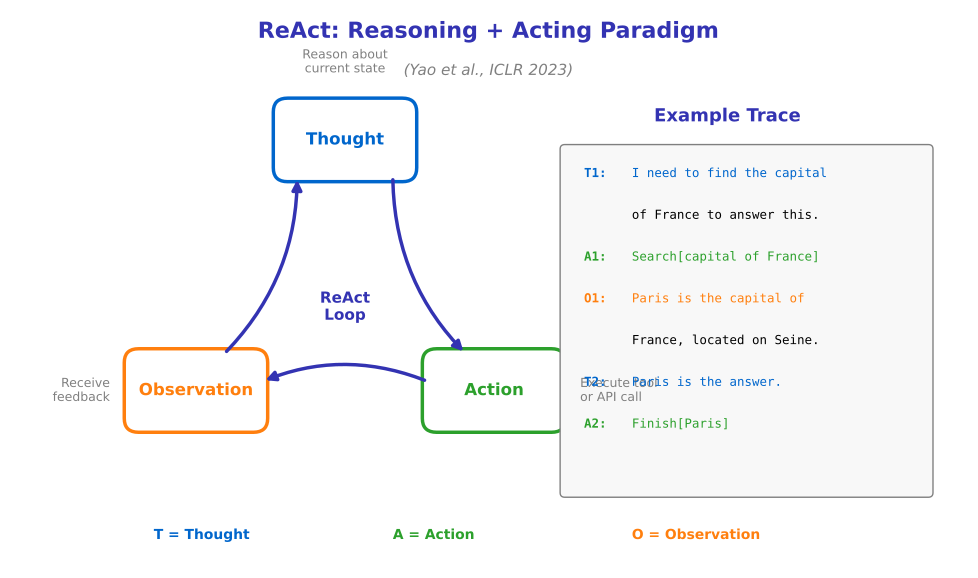

Write Python code to recreate this figure.
"""
ReAct Paradigm Cycle Visualization
Week 1 - Introduction to Agentic AI
Visualizes the Thought -> Action -> Observation loop (Yao et al., 2023)
"""

from pathlib import Path

import matplotlib.patches as mpatches
import matplotlib.pyplot as plt
import numpy as np
from matplotlib.patches import Arc, Circle, FancyArrowPatch, FancyBboxPatch

# Chart settings for Beamer slides (scaled for 70% display)
plt.rcParams.update(
    {
        "font.size": 24,
        "axes.labelsize": 24,
        "axes.titlesize": 26,
        "xtick.labelsize": 22,
        "ytick.labelsize": 22,
        "legend.fontsize": 22,
        "figure.figsize": (10, 6),
        "figure.dpi": 150,
        "font.family": "sans-serif",
    }
)

# ML Course color palette
MLPURPLE = "#3333B2"
MLLAVENDER = "#ADADE0"
MLBLUE = "#0066CC"
MLORANGE = "#FF7F0E"
MLGREEN = "#2CA02C"
MLRED = "#D62728"
MLGRAY = "#7F7F7F"

fig, ax = plt.subplots(figsize=(10, 6))
ax.set_xlim(0, 10)
ax.set_ylim(0, 6)
ax.axis("off")

# Title
ax.text(
    5,
    5.7,
    "ReAct: Reasoning + Acting Paradigm",
    fontsize=16,
    fontweight="bold",
    ha="center",
    color=MLPURPLE,
)
ax.text(5, 5.3, "(Yao et al., ICLR 2023)", fontsize=11, ha="center", color=MLGRAY, style="italic")

# ========== ReAct Cycle (circular layout) ==========
center_x, center_y = 3.5, 2.8
radius = 1.8

# Calculate positions for 3 nodes (Thought, Action, Observation)
angles = [90, 330, 210]  # degrees
positions = {}
labels = ["Thought", "Action", "Observation"]
colors = [MLBLUE, MLGREEN, MLORANGE]
descriptions = ["Reason about\ncurrent state", "Execute tool\nor API call", "Receive\nfeedback"]

for i, (label, angle, color, desc) in enumerate(zip(labels, angles, colors, descriptions)):
    rad = np.radians(angle)
    x = center_x + radius * np.cos(rad)
    y = center_y + radius * np.sin(rad)
    positions[label] = (x, y)

    # Draw node
    node = FancyBboxPatch(
        (x - 0.7, y - 0.4),
        1.4,
        0.8,
        boxstyle="round,pad=0.05,rounding_size=0.15",
        facecolor="white",
        edgecolor=color,
        linewidth=2.5,
    )
    ax.add_patch(node)
    ax.text(x, y, label, fontsize=12, ha="center", va="center", fontweight="bold", color=color)

    # Add description below/beside each node
    if label == "Thought":
        ax.text(x, y + 0.7, desc, fontsize=9, ha="center", va="bottom", color=MLGRAY)
    elif label == "Action":
        ax.text(x + 0.9, y, desc, fontsize=9, ha="left", va="center", color=MLGRAY)
    else:  # Observation
        ax.text(x - 0.9, y, desc, fontsize=9, ha="right", va="center", color=MLGRAY)


# Draw arrows between nodes (curved)
def draw_curved_arrow(start, end, color, rad=0.3):
    ax.annotate(
        "",
        xy=end,
        xytext=start,
        arrowprops=dict(arrowstyle="-|>", color=color, lw=2.5, connectionstyle=f"arc3,rad={rad}"),
    )


# Thought -> Action
draw_curved_arrow(
    (positions["Thought"][0] + 0.5, positions["Thought"][1] - 0.4),
    (positions["Action"][0] - 0.3, positions["Action"][1] + 0.4),
    MLPURPLE,
    0.2,
)

# Action -> Observation
draw_curved_arrow(
    (positions["Action"][0] - 0.7, positions["Action"][1] + 0.1),
    (positions["Observation"][0] + 0.7, positions["Observation"][1] + 0.1),
    MLPURPLE,
    0.2,
)

# Observation -> Thought
draw_curved_arrow(
    (positions["Observation"][0] + 0.3, positions["Observation"][1] + 0.4),
    (positions["Thought"][0] - 0.5, positions["Thought"][1] - 0.4),
    MLPURPLE,
    0.2,
)

# Center label
ax.text(
    center_x,
    center_y,
    "ReAct\nLoop",
    fontsize=11,
    ha="center",
    va="center",
    color=MLPURPLE,
    fontweight="bold",
)

# ========== Right side: Example trace ==========
example_x = 7.5
ax.text(
    example_x, 4.8, "Example Trace", fontsize=13, fontweight="bold", ha="center", color=MLPURPLE
)

# Trace box
trace_box = FancyBboxPatch(
    (5.8, 0.8),
    3.8,
    3.7,
    boxstyle="round,pad=0.05",
    facecolor="#F8F8F8",
    edgecolor=MLGRAY,
    linewidth=1,
)
ax.add_patch(trace_box)

# Example trace content
trace_items = [
    ("T1:", "I need to find the capital", MLBLUE),
    ("", "of France to answer this.", MLBLUE),
    ("A1:", "Search[capital of France]", MLGREEN),
    ("O1:", "Paris is the capital of", MLORANGE),
    ("", "France, located on Seine.", MLORANGE),
    ("T2:", "Paris is the answer.", MLBLUE),
    ("A2:", "Finish[Paris]", MLGREEN),
]

y_pos = 4.2
for prefix, text, color in trace_items:
    if prefix:
        ax.text(6.0, y_pos, prefix, fontsize=9, fontweight="bold", color=color, family="monospace")
    ax.text(
        6.5, y_pos, text, fontsize=9, color="black" if not prefix else color, family="monospace"
    )
    y_pos -= 0.45

# Legend at bottom
legend_y = 0.3
ax.text(1.5, legend_y, "T = Thought", fontsize=10, color=MLBLUE, fontweight="bold")
ax.text(4.0, legend_y, "A = Action", fontsize=10, color=MLGREEN, fontweight="bold")
ax.text(6.5, legend_y, "O = Observation", fontsize=10, color=MLORANGE, fontweight="bold")

plt.tight_layout()
plt.savefig(
    Path(__file__).parent / "chart.pdf",
    dpi=300,
    bbox_inches="tight",
    facecolor="white",
    edgecolor="none",
)
plt.close()

print(f"Chart saved to {Path(__file__).parent / 'chart.pdf'}")
